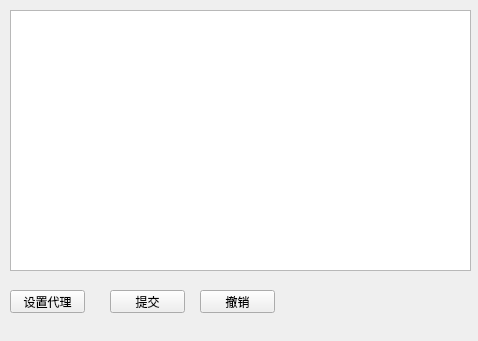
<?xml version="1.0" encoding="UTF-8"?>
<ui version="4.0">
 <class>Widget</class>
 <widget class="QWidget" name="Widget">
  <property name="geometry">
   <rect>
    <x>0</x>
    <y>0</y>
    <width>478</width>
    <height>341</height>
   </rect>
  </property>
  <property name="windowTitle">
   <string>Widget</string>
  </property>
  <widget class="QPushButton" name="pushButton">
   <property name="geometry">
    <rect>
     <x>10</x>
     <y>290</y>
     <width>75</width>
     <height>23</height>
    </rect>
   </property>
   <property name="text">
    <string>设置代理</string>
   </property>
  </widget>
  <widget class="QTableView" name="tableView">
   <property name="geometry">
    <rect>
     <x>10</x>
     <y>10</y>
     <width>461</width>
     <height>261</height>
    </rect>
   </property>
  </widget>
  <widget class="QPushButton" name="pushButton_2">
   <property name="geometry">
    <rect>
     <x>110</x>
     <y>290</y>
     <width>75</width>
     <height>23</height>
    </rect>
   </property>
   <property name="text">
    <string>提交</string>
   </property>
  </widget>
  <widget class="QPushButton" name="pushButton_3">
   <property name="geometry">
    <rect>
     <x>200</x>
     <y>290</y>
     <width>75</width>
     <height>23</height>
    </rect>
   </property>
   <property name="text">
    <string>撤销</string>
   </property>
  </widget>
 </widget>
 <layoutdefault spacing="6" margin="11"/>
 <resources/>
 <connections/>
</ui>
